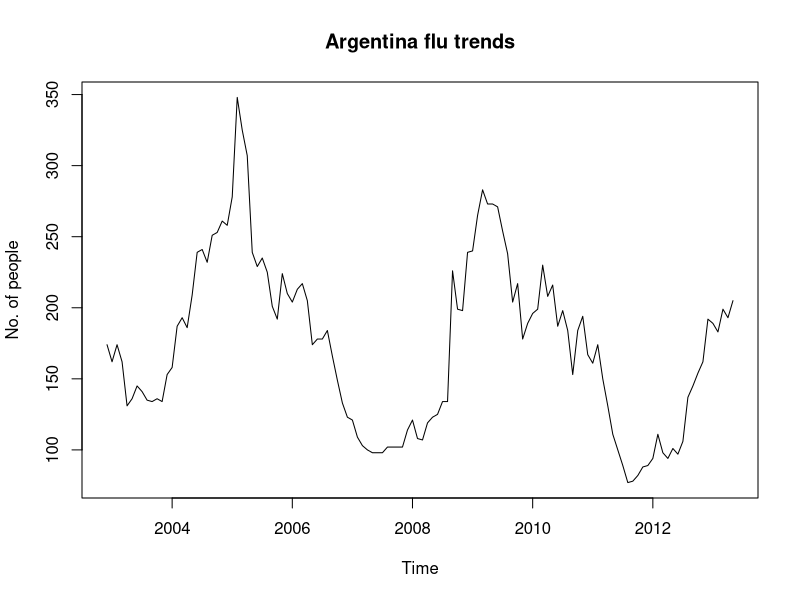
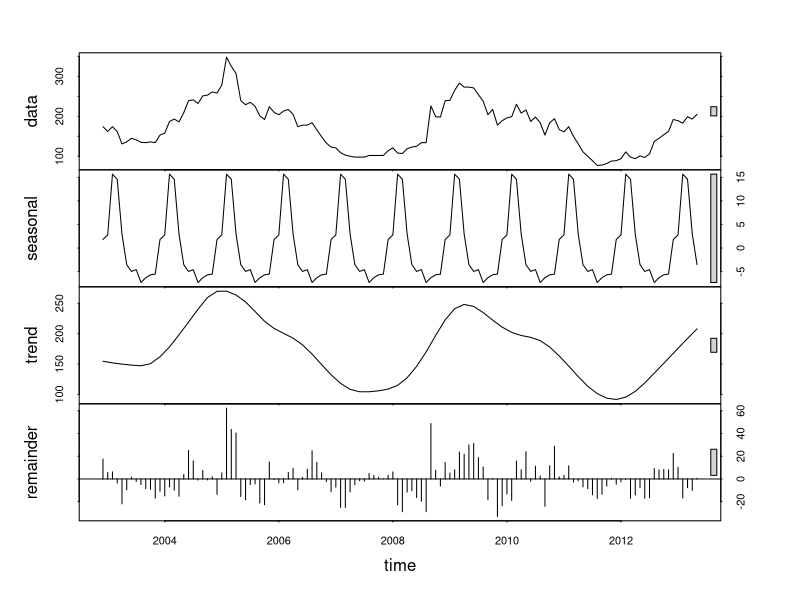
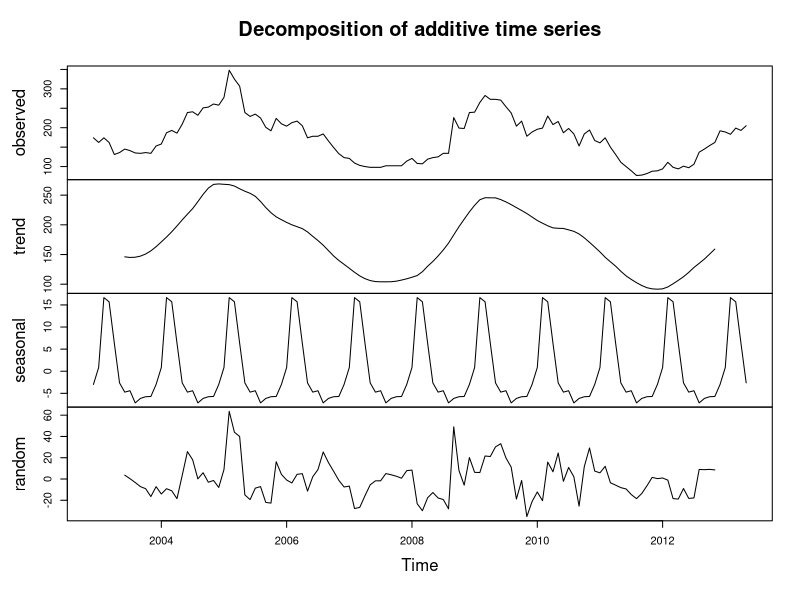
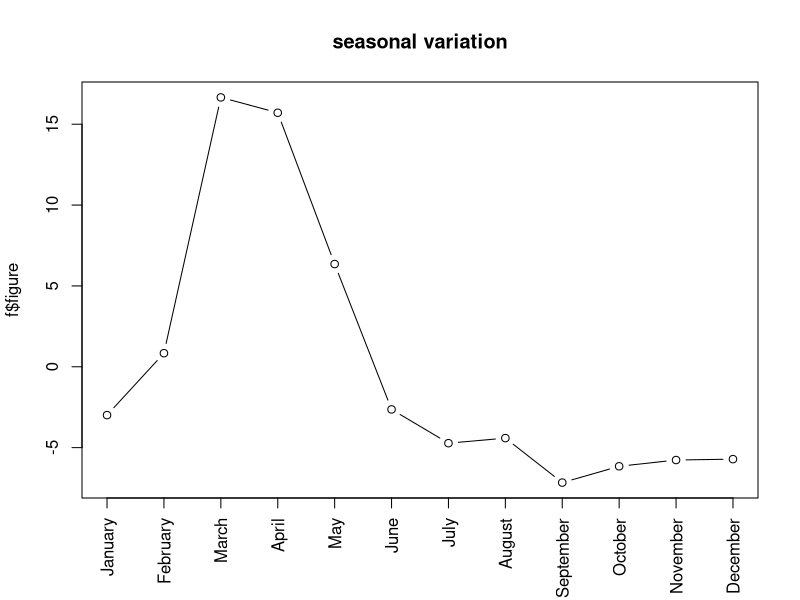
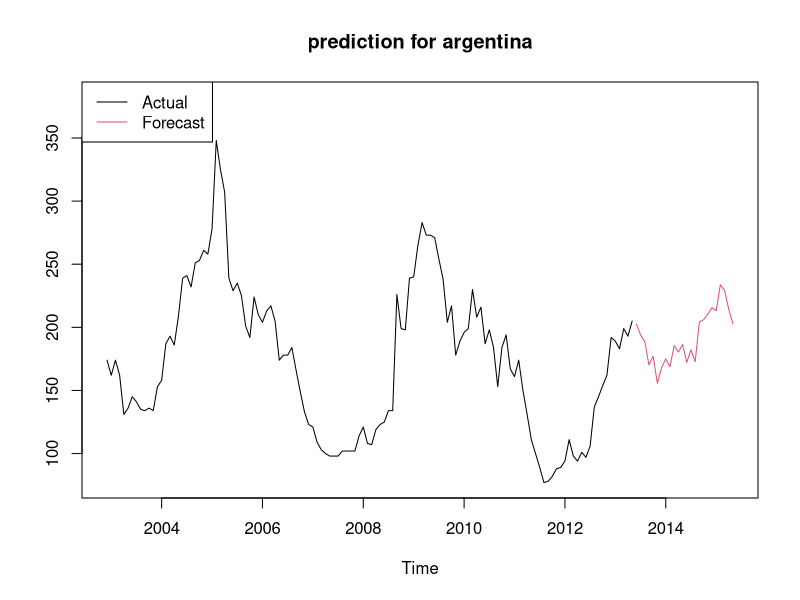
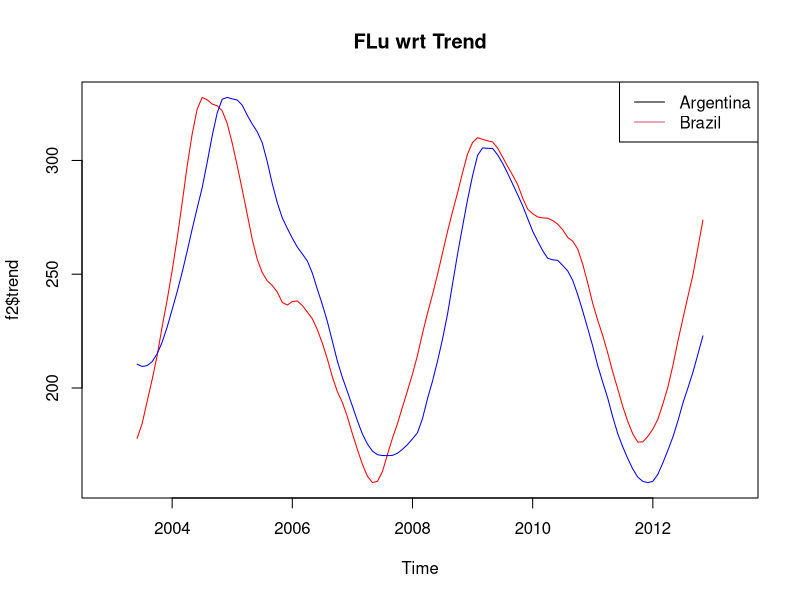

Write the R code that produced these figures, in order.
#googleflutrends.r
   
  #The following code works for a single country i.e. Argentina and then later it makes a comparison between Argentina and Brazil with respect to the trends.
  #b1.csv contains the information of the no. of people suffering from flu in Argentina (2002-2013)
  #b2.csv contains the information of the no. of people suffering from flu in Brazil (2002-2013)
  #The result files will be saved in pdf format in the documents folder.
  #The code plots graphs for predicting the trend for coming year.


  #reading the excel file into R
file1 <- read.csv("Supporting_datasets/b1.csv")


  #ts is used to create time-series objects.Start the time of the first observation.End the time of the last observation, specified in the same way as start.
  #frequency the number of observations per unit of time.
myts <- ts(file1, start=c(2002,12), end=c(2013,5), frequency=12)


  #plotting the graph and saving it as result1

jpeg(file="results/result_googleflut/result1.jpg")
plot(myts, main= "Argentina flu trends", ylab="No. of people")
dev.off()


  #plotting the graph for stl ie decompose a time series into seasonal, trend and irregular components
fit <- stl(myts, s.window="period")
jpeg(file="results/result_googleflut/result2.jpg")
plot(fit)
dev.off()


  #plotting the graph to decompose a time series into seasonal, trend and irregular components using moving averages. Deals with additive or multiplicative seasonal component.
f <- decompose(myts)
jpeg(file="results/result_googleflut/result3.jpg")
plot(f)
dev.off()


  #plots the graph for f$figure which is the estimated seasonal figure only.
jpeg(file="results/result_googleflut/result4.jpg")
plot(f$figure, type="b", xaxt="n", xlab="",main="seasonal variation")
monthNames <- months(ISOdate(2013,1:12,1))
axis(1, at=1:12, labels=monthNames, las=2)
dev.off()


  #ARIMA=Auto regressive Moving Average. Fit an ARIMA model to a univariate time series for predicting the values.
arima1 <- arima(myts, order=c(2,1,1), list(order=c(2,1,0), period=24)) 


  #predict : Predicted values based on linear model object 
fore <- predict(arima1, n.ahead=24)


  #fore$pred is for prediction and fore$se is for standard error
U <- fore$pred + 2*fore$se


  #plotting the predicted values which depends on myts,fore$pred and U
jpeg(file="results/result_googleflut/result5.jpg")
ts.plot(myts, fore$pred, U,col=c(1,2,4,4), lty = c(1,1,0,0),main="prediction for argentina")
legend("topleft", c("Actual", "Forecast"), col=c(1,2), lty=c(1,1))
dev.off()


  #reading b2.csv
file2 <- read.csv("Supporting_datasets/b2.csv")
myts1 <- ts(file2,start=c(2002,12),end=c(2013,5),frequency=12)


  #plotting the graph to decompose a time series into seasonal, trend and irregular components using moving averages.
f2<-decompose(myts1)


  #plot the trends of both the countires .
jpeg(file="results/result_googleflut/result6.jpg")
plot(f2$trend,col="red",main="FLu wrt Trend")
par(new = TRUE)
plot(f$trend, axes = FALSE, xlab = "", ylab = "",col="blue")
legend("topright",c("Argentina","Brazil"),col=c(1,2), lty=c(1,1))
dev.off()

#END
  